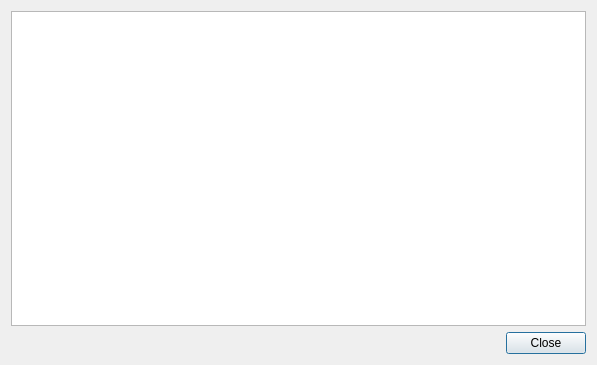
<?xml version="1.0" encoding="UTF-8"?>
<ui version="4.0">
 <class>ViewReportForm</class>
 <widget class="QDialog" name="ViewReportForm">
  <property name="windowModality">
   <enum>Qt::ApplicationModal</enum>
  </property>
  <property name="geometry">
   <rect>
    <x>0</x>
    <y>0</y>
    <width>597</width>
    <height>365</height>
   </rect>
  </property>
  <property name="windowTitle">
   <string>Report - Size of Waiting List </string>
  </property>
  <layout class="QGridLayout" name="gridLayout_2">
   <item row="1" column="0">
    <layout class="QGridLayout" name="gridLayout">
     <property name="horizontalSpacing">
      <number>5</number>
     </property>
     <property name="verticalSpacing">
      <number>4</number>
     </property>
     <item row="1" column="1">
      <widget class="QPushButton" name="pushButton">
       <property name="text">
        <string>Close</string>
       </property>
       <property name="default">
        <bool>false</bool>
       </property>
       <property name="flat">
        <bool>false</bool>
       </property>
      </widget>
     </item>
     <item row="1" column="0">
      <spacer name="horizontalSpacer">
       <property name="orientation">
        <enum>Qt::Horizontal</enum>
       </property>
       <property name="sizeHint" stdset="0">
        <size>
         <width>40</width>
         <height>20</height>
        </size>
       </property>
      </spacer>
     </item>
    </layout>
   </item>
   <item row="0" column="0">
    <widget class="QGraphicsView" name="graphView">
     <property name="sizePolicy">
      <sizepolicy hsizetype="Expanding" vsizetype="Expanding">
       <horstretch>0</horstretch>
       <verstretch>0</verstretch>
      </sizepolicy>
     </property>
    </widget>
   </item>
  </layout>
 </widget>
 <resources/>
 <connections/>
</ui>
